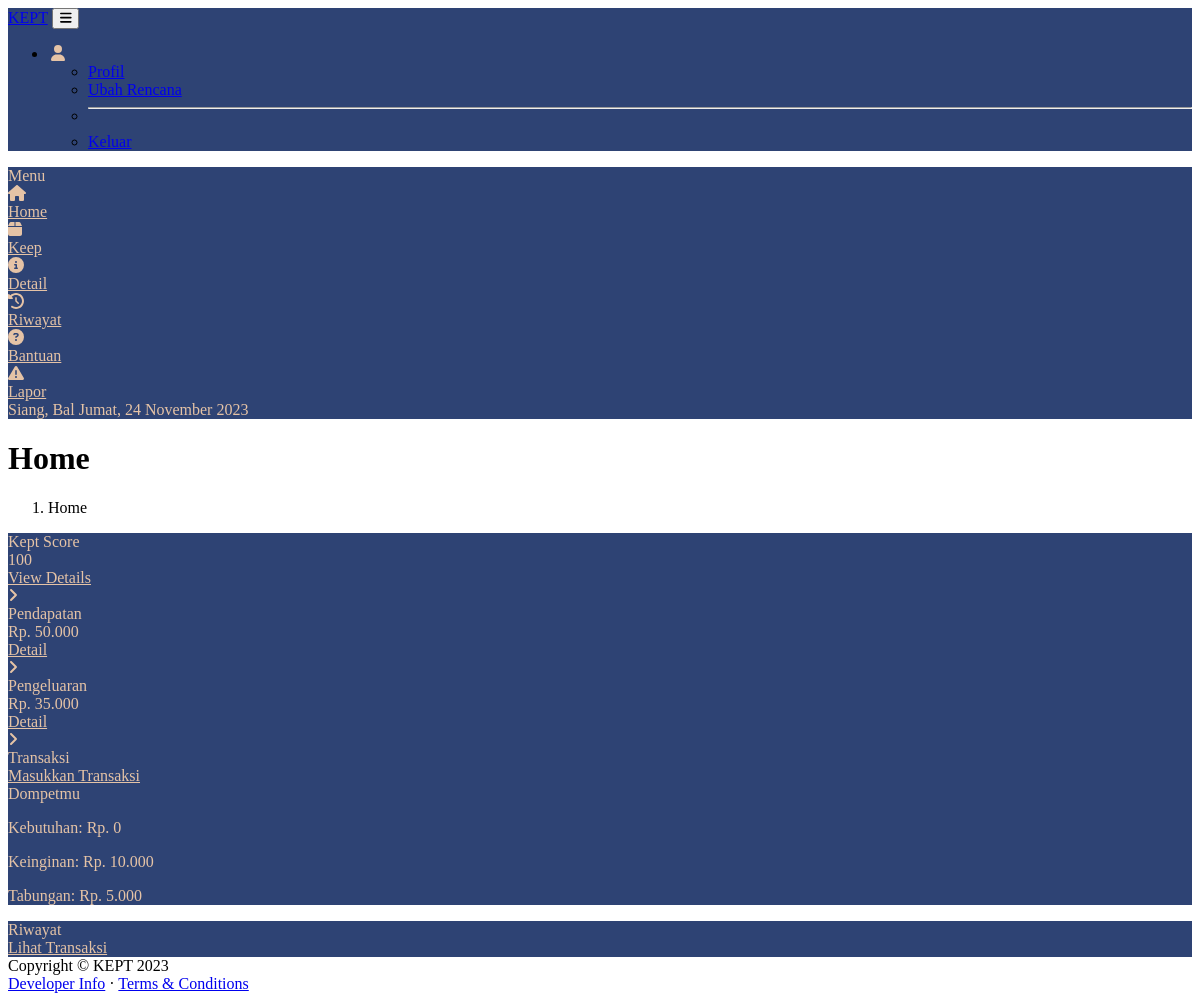
/app/ (signed in), run on the app's committed database.
### tables this page shows
CREATE TABLE `account` (
  `id` int(11) NOT NULL,
  `date` date DEFAULT NULL,
  `username` varchar(31) NOT NULL,
  `email` varchar(127) DEFAULT NULL,
  `password` varchar(63) DEFAULT NULL,
  `name` varchar(127) DEFAULT NULL,
  `nickname` varchar(31) DEFAULT NULL,
  `new` tinyint(1) DEFAULT NULL,
  `premium` tinyint(1) DEFAULT NULL,
  `online` tinyint(1) DEFAULT NULL,
  `bio` varchar(255) DEFAULT NULL,
  `picture` varchar(255) NOT NULL DEFAULT 'icon.png',
  `needs` int(11) DEFAULT NULL,
  `wants` int(11) DEFAULT NULL,
  `saving` int(11) DEFAULT NULL,
  `changed` tinyint(1) DEFAULT NULL
);

### app/index.php (the view, shortened to what this page needs)
<?php
   require "../functions.php";
   $db = fetch('username').'_keep';
   $totalIncome = totalIncome($db);
   $totalSpending = totalSpending($db);
   $prioritySpending = prioritySpending($db);
   $needsSpending = needsSpending($db);
   $wantsSpending = wantsSpending($db);
   $needsPlan = (float) fetch('needs');
   $wantsPlan = (float) fetch('wants');
   $savingPlan = (float) fetch('saving');
   $realIncome = $totalIncome - $prioritySpending;
   $needsWallet = ($needsPlan/100) * $realIncome- $needsSpending;
   $wantsWallet = ($wantsPlan/100) * $realIncome - $wantsSpending;
   $savingWallet = ($savingPlan/100) * $realIncome;
   $keptScore = 100;
   ?>
<!DOCTYPE html>
<html lang="en">
   <head>
      <link href="https://cdn.jsdelivr.net/npm/simple-datatables@7.1.2/dist/style.min.css" rel="stylesheet" />
      <link href="https://cdn.harkovnet.biz.id/sbadmin1/css/styles.css" rel="stylesheet" />
   </head>
   <body class="sb-nav-fixed">
      <nav class="sb-topnav navbar navbar-expand navbar-dark custom-bg">
         <a class="navbar-brand ps-3" href="index.html">KEPT</a>
         <button class="btn btn-link btn-sm order-1 order-lg-0 me-4 me-lg-0" id="sidebarToggle" href="#!"><i class="fas fa-bars"></i></button>
         <ul class="navbar-nav ms-auto ms-md-0 me-3 me-lg-4">
            <li class="nav-item dropdown">
               <a class="nav-link dropdown-toggle" id="navbarDropdown" href="#" role="button" data-bs-toggle="dropdown" aria-expanded="false"><i class="fas fa-user fa-fw"></i></a>
               <ul class="dropdown-menu dropdown-menu-end" aria-labelledby="navbarDropdown">
                  <li><a class="dropdown-item " href="profile/">Profil</a></li>
                  <li><a class="dropdown-item" href="plan/">Ubah Rencana</a></li>
                  <li>
                     <hr class="dropdown-divider">
                  </li>
                  <li><a href="logout.php" class="dropdown-item color-keptblue">Keluar</a></li>
               </ul>
            </li>
         </ul>
      </nav>
      <div id="layoutSidenav">
         <div id="layoutSidenav_nav">
            <nav class="sb-sidenav accordion custom-sidenav" id="sidenavAccordion">
               <div class="sb-sidenav-menu">
                  <div class="nav">
                     <div class="sb-sidenav-menu-heading">Menu</div>
                     <a class="nav-link" href="">
                        <div class="sb-nav-link-icon"><i class="fas fa-home"></i></div>
                        Home
                     </a>
                     <a class="nav-link" href="keep/">
                        <div class="sb-nav-link-icon"><i class="fas fa-box"></i></div>
                        Keep
                     </a>
                     <a class="nav-link" href="detail/">
                        <div class="sb-nav-link-icon"><i class="fas fa-info-circle"></i></div>
                        Detail
                     </a>
                     <a class="nav-link" href="history/">
                        <div class="sb-nav-link-icon"><i class="fas fa-history"></i></div>
                        Riwayat
                     </a>
                     <a class="nav-link" href="help/">
                        <div class="sb-nav-link-icon"><i class="fas fa-question-circle"></i></div>
                        Bantuan
                     </a>
                     <a class="nav-link" href="report/">
                        <div class="sb-nav-link-icon"><i class="fas fa-exclamation-triangle"></i></div>
                        Lapor
                     </a>
                  </div>
               </div>
               <div class="sb-sidenav-footer">
                  <?php
                     echo greeting();
                     ?>
                  <a class="nav-link color-white fw-light"><?php echo dayName(dateNow()).', '; showDate(dateNow())?></a>
               </div>
            </nav>
         </div>
         <div id="layoutSidenav_content">
            <main>
               <div class="container-fluid px-4">
                  <h1 class="mt-4">Home</h1>
                  <ol class="breadcrumb mb-4">
                     <li class="breadcrumb-item active">Home</li>
                  </ol>
                  <?php if ($totalIncome != 0) { ?>
                  <div class="container">
                     <div class="row">
                        <div class="col-lg-4 col-md-6 mb-4">
                           <div class="card custom-card text-white h-100">
                              <div class="card-header">Kept Score</div>
                              <div class="card-body"><?= $keptScore ?></div>
                              <div class="card-footer d-flex align-items-center justify-content-between">
                                 <a class="small text-white stretched-link" href="detail/#kept-score">View Details</a>
                                 <div class="small text-white"><i class="fas fa-angle-right"></i></div>
                              </div>
                           </div>
                        </div>
                        <div class="col-lg-4 col-md-6 mb-4">
                           <div class="card custom-card text-white h-100">
                              <div class="card-header">Pendapatan</div>
                              <div class="card-body">Rp. <?php echo money($totalIncome) ?></div>
                              <div class="card-footer d-flex align-items-center justify-content-between">
                                 <a class="small text-white stretched-link" href="detail/">Detail</a>
                                 <div class="small text-white"><i class="fas fa-angle-right"></i></div>
                              </div>
                           </div>
                        </div>
                        <div class="col-lg-4 col-md-6 mb-4">
                           <div class="card custom-card text-white h-100">
                              <div class="card-header">Pengeluaran</div>
                              <div class="card-body">Rp. <?php echo money($totalSpending) ?></div>
                              <div class="card-footer d-flex align-items-center justify-content-between">
                                 <a class="small text-white stretched-link" href="detail/">Detail</a>
                                 <div class="small text-white"><i class="fas fa-angle-right"></i></div>
                              </div>
                           </div>
                        </div>
                     </div>
                     <div class="row">
                        <div class="col-lg-4 col-md-6 mb-4">
                           <div class="card custom-card text-white h-100">
                              <div class="card-header">Transaksi</div>
                              <div class="card-body"><a class="text-white" href="keep/">Masukkan Transaksi</a></div>
                           </div>
                        </div>
                        <div class="col-lg-4 col-md-6 mb-4">
                           <div class="card custom-card text-white h-100">
                              <div class="card-header">Dompetmu</div>
                              <div class="card-body">
                                 <p>Kebutuhan: Rp. <?php echo money($needsWallet) ?></p>
                                 <p>Keinginan: Rp. <?php echo money($wantsWallet) ?></p>
                                 <p>Tabungan: Rp. <?php echo money($savingWallet) ?></p>
                              </div>
                           </div>
                        </div>
                        <div class="col-lg-4 col-md-6 mb-4">
                           <div class="card custom-card text-white h-100">
                              <div class="card-header">Riwayat</div>
                              <div class="card-body"><a class="text-white" href="history/">Lihat Transaksi</a></div>
                           </div>
                        </div>
                     </div>
                  </div>
                  <?php } ?>
               </div>
            </main>
            <footer class="py-4 bg-light mt-auto">
               <div class="container-fluid px-4">
                  <div class="d-flex align-items-center justify-content-between small">
                     <div class="text-muted">Copyright &copy; KEPT 2023</div>
                     <div>
                        <a href="https://harkovnet.biz.id/">Developer Info</a>
                        &middot;
                        <a href="#">Terms &amp; Conditions</a>
                     </div>
                  </div>
               </div>
            </footer>
         </div>
      </div>
   </body>
</html>

### app/index.php (style rules this page uses)
.custom-bg { background-color: #2E4374 !important; }
.custom-sidenav { background-color: #2E4374 !important; color: #E5C3A6 !important; }
.sb-nav-link-icon { color: #E5C3A6 !important; }
.nav-link { color: #E5C3A6 !important; }
.custom-card { background-color: #2E4374 !important; color: #E5C3A6 !important; }
.text-white { color: #E5C3A6 !important; }

### data on the page
account: nickname "Siang, Bal", needs "0", wants "10.000", saving "5.000"

### other printed values
dayName(dateNow()) "Jumat"
$dateDate "24"
$dateMonth "November"
$dateYear "2023"
$keptScore "100"
money($totalIncome) "50.000"
money($totalSpending) "35.000"
